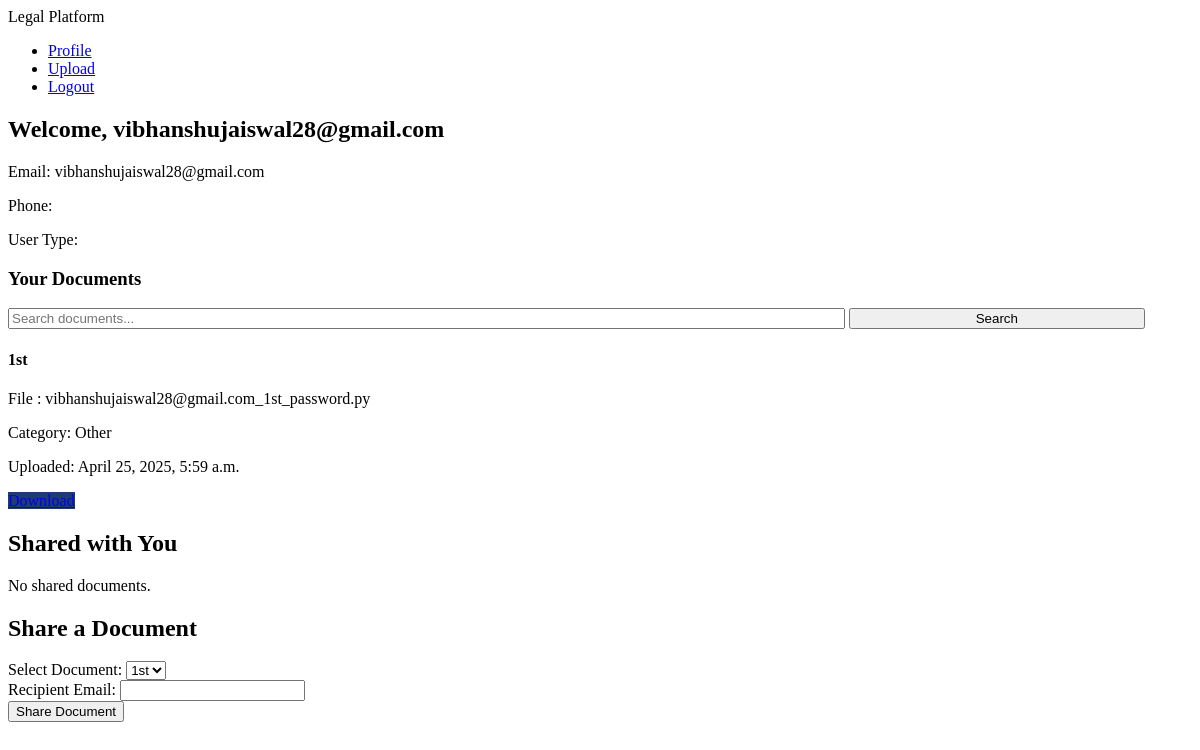
/profile/ (signed in), run on an earlier commit of the app's database.
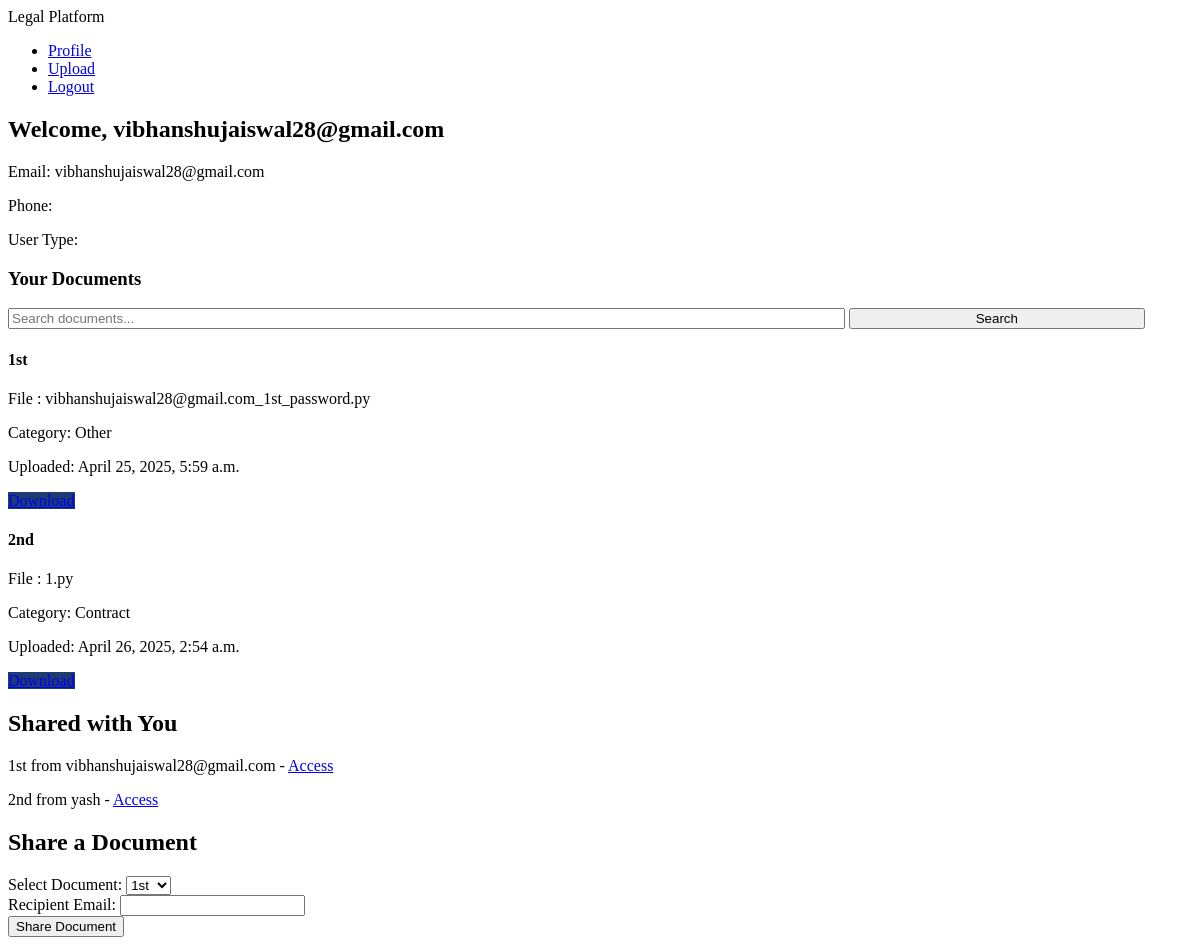
And on a later commit of the database.
### accounts/models.py (models this page shows, shortened)
class CustomUser(AbstractUser):
    USER_TYPE_CHOICES = (
        ('client', 'Client'),
        ('court', 'Court'),
        ('lawyer', 'Lawyer'),
    )
    user_type = models.CharField(max_length=10, choices=USER_TYPE_CHOICES)
    phone = models.CharField(max_length=15, blank=True)
    is_email_verified = models.BooleanField(default=False)

class Document(models.Model):
    user = models.ForeignKey(CustomUser, on_delete=models.CASCADE)
    file = models.FileField(upload_to='documents/')
    cid = models.CharField(max_length=100, blank=True)
    filename = models.CharField(max_length=255,blank=True)
    uploaded_at = models.DateTimeField(auto_now_add=True)
    title = models.CharField(max_length=100)
    category = models.CharField(
        max_length=50,
        choices=(
            ('contract', 'Contract'),
            ('evidence', 'Evidence'),
            ('motion', 'Motion'),
            ('other', 'Other'),
        ),
        default='other'
    )

class SharedDocument(models.Model):
    document = models.ForeignKey(
        Document,
        on_delete=models.CASCADE,
        help_text="The document being shared."
    )
    owner = models.ForeignKey(
        CustomUser,
        on_delete=models.CASCADE,
        related_name='shared_by',
        help_text="The user who owns the document."
    )
    recipient = models.ForeignKey(
        CustomUser,
        on_delete=models.CASCADE,
        related_name='shared_with',
        help_text="The user with whom the document is shared."
    )
    shared_at = models.DateTimeField(
        auto_now_add=True,
        help_text="The date and time when the document was shared."
    )
    token = models.UUIDField(
        default=uuid.uuid4,
        editable=False,
        unique=True,
        help_text="Unique token for accessing the shared document."
    )
    expires_at = models.DateTimeField(
        default=default_expires_at,
        help_text="Expiration date for the shared document link."
    )
    class Meta:
        verbose_name = "Shared Document"
        verbose_name_plural = "Shared Documents"
        unique_together = ['document', 'owner', 'recipient']

### accounts/views.py (the view)
# urls.py: path('profile/', views.profile_view, name='profile'),
@login_required
@no_cache_view
def profile_view(request):
    query = request.GET.get('q', '')
    if query:
        documents = Document.objects.filter(
            user=request.user,
            title__icontains=query
        ) | Document.objects.filter(
            user=request.user,
            category__icontains=query
        )
    else:
        documents = request.user.document_set.all()
    shared_documents = SharedDocument.objects.filter(recipient=request.user)
    return render(request, 'profile.html', {
        'documents': documents,
        'shared_documents': shared_documents
    })

### accounts/templates/profile.html (shortened to what this page needs)
{% extends 'base.html' %}
{% block content %}
<div class="profile-container">
    <h2>Welcome, {{ user.username }}</h2>
    <div class="profile-info">
        <p>Email: {{ user.email }}</p>
        <p>Phone: {{ user.phone }}</p>
        <p>User Type: {{ user.user_type }}</p>
    </div>
    <h3>Your Documents</h3>
    <form method="GET" style="margin-bottom: 1rem;">
        <input type="text" name="q" placeholder="Search documents..." value="{{ request.GET.q }}" style="width: 70%; display: inline-block;">
        <button type="submit" class="btn" style="width: 25%; margin: 0; display: inline-block;">Search</button>
    </form>
    <div class="documents">
        {% for doc in documents %}
            <div class="doc-card">
                <h4>{{ doc.title }}</h4>
                <p>File : {{ doc.filename }}</p>
                <p>Category: {{ doc.get_category_display }}</p>
                <p>Uploaded: {{ doc.uploaded_at }}</p>
                <a href="{% url 'download_document' doc.cid doc.filename %}" class="btn" style="margin-top: 0.5rem; background: #1e3c72;">Download</a>
            </div>
        {% empty %}
            <p>No documents found</p>
        {% endfor %}
    </div>
    <h2>Shared with You</h2>
    <div class="document-list">
        {% for shared in shared_documents %}
            <p>
                {{ shared.document.title }} from {{ shared.owner.username }} -
                <a href="{% url 'access_shared_document' shared.token %}">Access</a>
            </p>
        {% empty %}
            <p>No shared documents.</p>
        {% endfor %}
    </div>
    <h2>Share a Document</h2>
    <form method="post" action="{% url 'share_document' %}" class="share-form">
        <label for="filename">Select Document:</label>
        <select name="filename" id="filename" required>
            {% for doc in documents %}
                <option value="{{ doc.filename }}">{{ doc.title }}</option>
            {% endfor %}
        </select>
        <br>
        <label for="recipient_email">Recipient Email:</label>
        <input type="email" name="recipient_email" id="recipient_email" required>
        <br>
        <button type="submit">Share Document</button>
    </form>
</div>
{% endblock %}

### accounts/templates/base.html (shortened to what this page needs)
<!DOCTYPE html>
<html>
<head>
    {% load static %}
</head>
<body>
    <nav>
        <div class="logo">Legal Platform</div>
        <ul>
            {% if user.is_authenticated %}
                <li><a href="{% url 'profile' %}">Profile</a></li>
                <li><a href="{% url 'upload' %}">Upload</a></li>
                <li><a href="{% url 'logout' %}">Logout</a></li>
            {% else %}
                <li><a href="{% url 'login' %}">Login</a></li>
                <li><a href="{% url 'signup' %}">Signup</a></li>
            {% endif %}
        </ul>
    </nav>
    <main>
        {% block content %}{% endblock %}
    </main>
</body>
</html>

What changed in the data, as far as the page shows it:
added Document: title "2nd", filename "1.py", category "Contract", uploaded_at "April 26, 2025, 2:54 a.m."
added SharedDocument: document "1st", owner.username "vibhanshujaiswal28@gmail.com"
added SharedDocument: document "2nd", owner.username "yash"
Also different on the page:
text no longer shown: "No shared documents."
